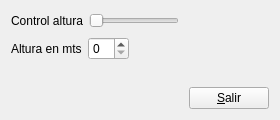
<?xml version="1.0" encoding="UTF-8"?>
<ui version="4.0">
 <class>MyForm</class>
 <widget class="QWidget" name="MyForm">
  <property name="geometry">
   <rect>
    <x>0</x>
    <y>0</y>
    <width>280</width>
    <height>120</height>
   </rect>
  </property>
  <property name="windowTitle">
   <string>Form</string>
  </property>
  <layout class="QVBoxLayout" name="verticalLayout">
   <item>
    <layout class="QHBoxLayout" name="horizontalLayout">
     <item>
      <widget class="QLabel" name="label1">
       <property name="text">
        <string>Control altura</string>
       </property>
      </widget>
     </item>
     <item>
      <widget class="QSlider" name="horizontalSlider">
       <property name="orientation">
        <enum>Qt::Horizontal</enum>
       </property>
      </widget>
     </item>
     <item>
      <spacer name="horizontalSpacer">
       <property name="orientation">
        <enum>Qt::Horizontal</enum>
       </property>
       <property name="sizeHint" stdset="0">
        <size>
         <width>40</width>
         <height>20</height>
        </size>
       </property>
      </spacer>
     </item>
    </layout>
   </item>
   <item>
    <layout class="QHBoxLayout" name="horizontalLayout_2">
     <item>
      <widget class="QLabel" name="label2">
       <property name="text">
        <string>Altura en mts</string>
       </property>
      </widget>
     </item>
     <item>
      <widget class="QSpinBox" name="spinBox"/>
     </item>
     <item>
      <spacer name="horizontalSpacer_2">
       <property name="orientation">
        <enum>Qt::Horizontal</enum>
       </property>
       <property name="sizeHint" stdset="0">
        <size>
         <width>40</width>
         <height>20</height>
        </size>
       </property>
      </spacer>
     </item>
    </layout>
   </item>
   <item>
    <spacer name="verticalSpacer_2">
     <property name="orientation">
      <enum>Qt::Vertical</enum>
     </property>
     <property name="sizeHint" stdset="0">
      <size>
       <width>20</width>
       <height>24</height>
      </size>
     </property>
    </spacer>
   </item>
   <item>
    <layout class="QHBoxLayout" name="horizontalLayout_3">
     <item>
      <spacer name="horizontalSpacer_3">
       <property name="orientation">
        <enum>Qt::Horizontal</enum>
       </property>
       <property name="sizeHint" stdset="0">
        <size>
         <width>118</width>
         <height>20</height>
        </size>
       </property>
      </spacer>
     </item>
     <item>
      <widget class="QPushButton" name="botonSalir">
       <property name="text">
        <string>&amp;Salir</string>
       </property>
      </widget>
     </item>
    </layout>
   </item>
  </layout>
 </widget>
 <resources/>
 <connections>
  <connection>
   <sender>botonSalir</sender>
   <signal>clicked()</signal>
   <receiver>MyForm</receiver>
   <slot>close()</slot>
   <hints>
    <hint type="sourcelabel">
     <x>229</x>
     <y>102</y>
    </hint>
    <hint type="destinationlabel">
     <x>157</x>
     <y>58</y>
    </hint>
   </hints>
  </connection>
  <connection>
   <sender>spinBox</sender>
   <signal>valueChanged(int)</signal>
   <receiver>horizontalSlider</receiver>
   <slot>setValue(int)</slot>
   <hints>
    <hint type="sourcelabel">
     <x>101</x>
     <y>41</y>
    </hint>
    <hint type="destinationlabel">
     <x>102</x>
     <y>20</y>
    </hint>
   </hints>
  </connection>
  <connection>
   <sender>horizontalSlider</sender>
   <signal>valueChanged(int)</signal>
   <receiver>spinBox</receiver>
   <slot>setValue(int)</slot>
   <hints>
    <hint type="sourcelabel">
     <x>167</x>
     <y>24</y>
    </hint>
    <hint type="destinationlabel">
     <x>126</x>
     <y>36</y>
    </hint>
   </hints>
  </connection>
 </connections>
</ui>
